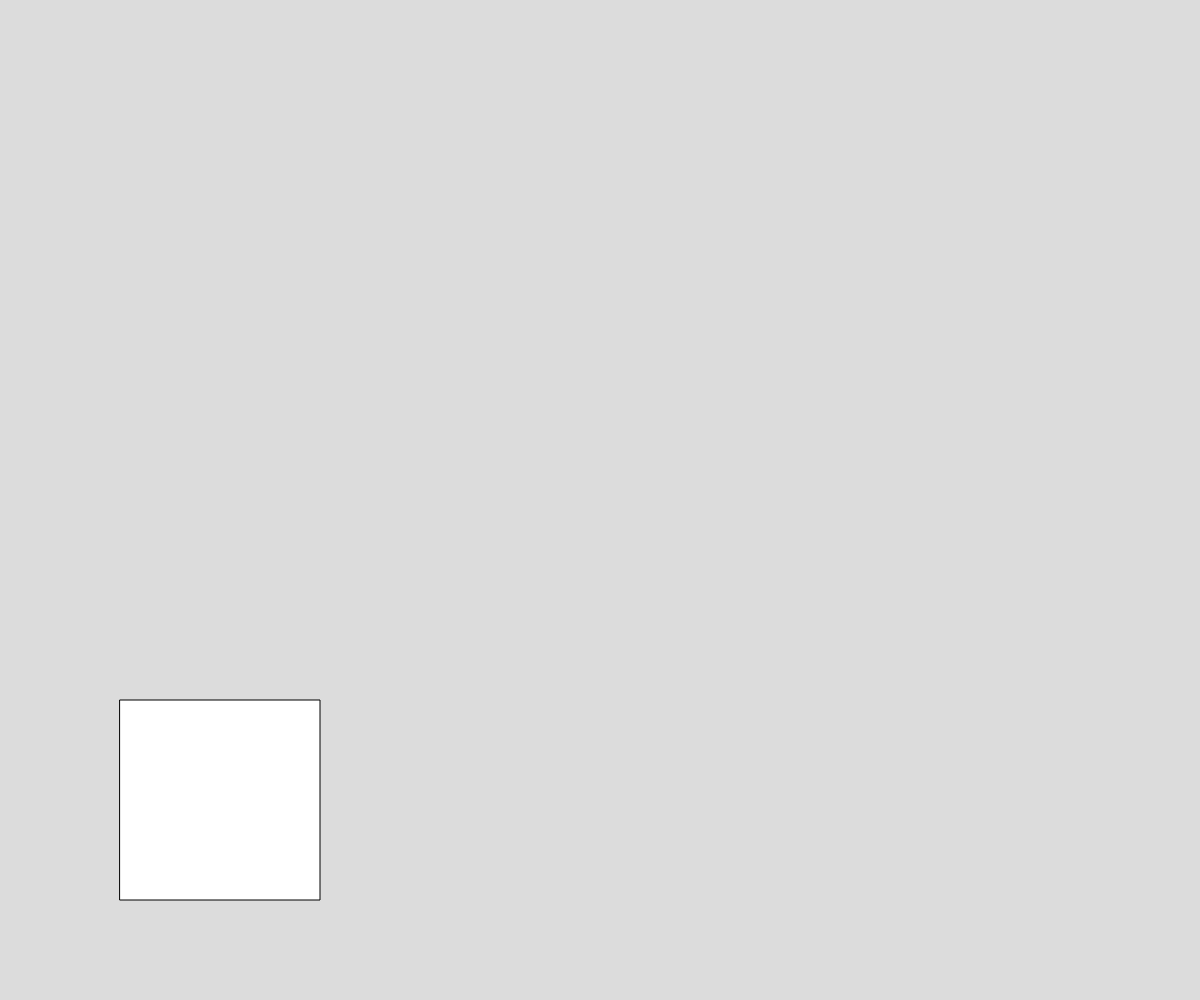
Frame 1 (no input)
Frame 60 (no input): identical to frame 1, image omitted
Frame 120 (the mouse pressed at the canvas centre since frame 60): identical to frame 1, image omitted

The p5.js sketch that drew this single still picture (run headless with seeded random() and noise() and a simulated clock; from frame 60 on, the mouse is pressed at the canvas centre):

// p5.js sketch
// ── sketch.js
// Project Title
// Your Name
// Date
//
// Extra for Experts:
// - describe what you did to take this project "above and beyond"


function setup() {
  createCanvas(windowWidth, windowHeight);
}

function draw() {
  background(220);
  boxSet();
}

function boxSet(){
  rect(width*0.1, height*0.7, 200);
}

class Charmander{

  constructor(move1, move2,){
    this.move1 = move1;
    this.move2 = move2;
    this.hp = 39;
    this.attack = 52;
    this.def = 43;
    this.spAtk;
    this.speed = 60;
    this.atkDmg;
    
  }

  healthPoints(){
    this.hp - this.attack();
  }

  attacks(){
    if(this.move1 === 0){


    }
  }


}
